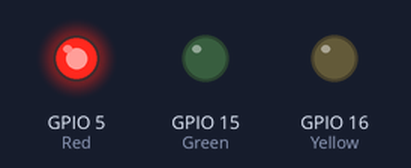
Bench run of a program on a simulated ESP32. Shown: output pins drawn as LEDs (lit = HIGH). What the program prints to the serial monitor is not drawn.

Above: at 5.0 s.
At 12.5 s:
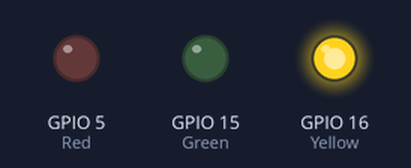
At 20.0 s:
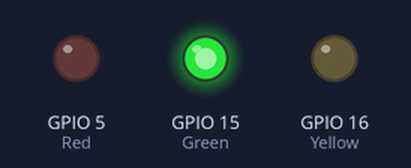
Timing chart, 0 to 32.5 s (numbered marks = the images above):
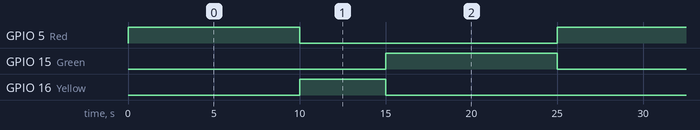

The program:

main.cpp
```cpp
#include <Arduino.h>

const int Red = 5;     // Đèn đỏ
const int Yellow = 16; // Đèn vàng
const int Green = 15;  // Đèn xanh
ulong lastChange = 0;
int state = 0;

void setup() {
  Serial.begin(115200);
  pinMode(Red, OUTPUT);
  pinMode(Yellow, OUTPUT);
  pinMode(Green, OUTPUT);
}
void Use_Non_Blocking(){
  ulong t = millis();

  switch (state) {
    case 0:
      digitalWrite(Red, HIGH);
      digitalWrite(Yellow, LOW);
      digitalWrite(Green, LOW);
      Serial.println("RED -> ON");
      if (t - lastChange >= 10000) {
        state = 1; lastChange = t;
      }
      break;

    case 1:
      digitalWrite(Red, LOW);
      digitalWrite(Yellow, HIGH);
      digitalWrite(Green, LOW);
      Serial.println("YELLOW -> ON");
      if (t - lastChange >= 5000) {
        state = 2; lastChange = t;
      }
      break;

    case 2:
      digitalWrite(Red, LOW);
      digitalWrite(Yellow, LOW);
      digitalWrite(Green, HIGH);
      Serial.println("GREEN -> ON");
      if (t - lastChange >= 10000) {
        state = 0; lastChange = t;
      }
      break;
  }
}
void loop() {
  Use_Non_Blocking();
}
```

Measured:
- by itself, GPIO 5 (Red), GPIO 15 (Green): alternates HIGH for 10.0 s and LOW for 15.0 s
- by itself, GPIO 16 (Yellow): alternates HIGH for 5.0 s and LOW for 20.0 s
- by itself, everything shown: repeats every 25.0 s, in 3 steps
